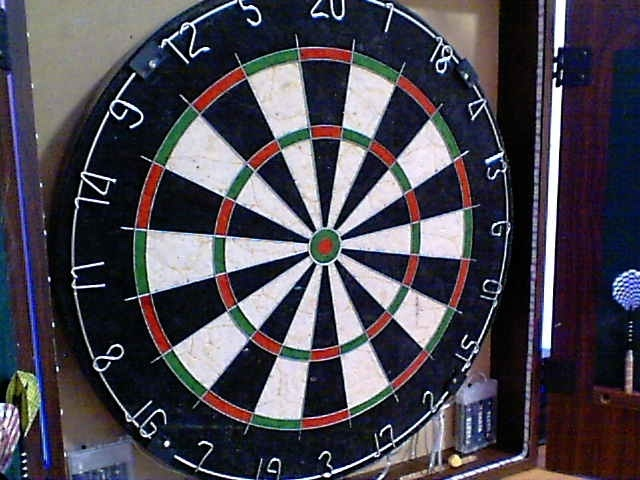
#> input picture Components/Images/frame1_old.jpg, 640 x 480 px, given in place of cam_R.jpg, which was not available
$ python Calibration_Cam_Matrix.py
#> lines starting #> are read from the running program, lines starting #| are printed output that depends on the picture; after the words box and inside, x2 and y2 are one past the last pixel; in counts of white or black regions, pixels touching at a corner belong together; pictures that were not available may be replaced by others from this repository, and a replacement may not be noted
#> further down, cam_R is the input picture: shape (480, 640, 3); mean B, G, R 81.4, 71.3, 75
### Components/Calibration/ellipseToCircle.py
import cv2
import numpy as np
import math
from Utils import *

def getEllipseLineIntersection(Ellipse, lines_seg, image_proc_img):
    x = Ellipse.x
    y = Ellipse.y

    a = Ellipse.a
    b = Ellipse.b
    angle = (Ellipse.angle) * math.pi / 180

    # build transformation matrix http://math.stackexchange.com/questions/619037/circle-affine-transformation
    R1 = np.array([[math.cos(angle), math.sin(angle), 0], [-math.sin(angle), math.cos(angle), 0], [0, 0, 1]])
    T1 = np.array([[1, 0, -x], [0, 1, -y], [0, 0, 1]])
    D = np.array([[1, 0, 0], [0, a / b, 0], [0, 0, 1]])
    M = D.dot(R1.dot(T1))

    M_inv = np.linalg.inv(M)
    transformed_intersectpoints = []
    for line in lines_seg:
        x0, y0 = line[0]
        x1, y1 = line[1]
        p1 = M.dot(np.transpose([x0,y0,1]))
        p2 = M.dot(np.transpose([x1,y1,1]))
        x0, y0 = p1[0], p1[1]
        x1, y1 = p2[0], p2[1]
         # # build transformation matrix http://math.stackexchange.com/questions/619037/circle-affine-transformation

        slope = (y1 - y0) / (x1 - x0)
        intercept = y0 - (slope * x0)

        t_0 = 1 + slope**2
        t_1 = 2 * slope * intercept
        t_2 = intercept**2 - a**2

        d = (t_1**2) - (4 * t_0 * t_2)

        sol_x0 = (-t_1 - math.sqrt(d))/(2 * t_0)
        sol_x1 = (-t_1 + math.sqrt(d))/(2 * t_0)

        sol_y0 = slope * sol_x0 + intercept
        sol_y1 = slope * sol_x1 + intercept

        inter_p1 = [sol_x0, sol_y0,1]
        inter_p2 = [sol_x1, sol_y1,1]
        inter_p1 = M_inv.dot(np.transpose(inter_p1))
        inter_p2 = M_inv.dot(np.transpose(inter_p2))
        transformed_intersectpoints.append(inter_p1)
        transformed_intersectpoints.append(inter_p2)

    for points in transformed_intersectpoints:
         cv2.circle(image_proc_img,  (int(points[0]), int(points[1])), 10, (0, 255, 255), -1)

    cv2.imshow("intersection points", image_proc_img)
    return transformed_intersectpoints, image_proc_img


# [32 lines left out: functions calculateDstPoint, getFinalTransformationMatrix, not called in this run]

def getSectorAngle(i, calData):
    return (0.5 + i) * calData.sectorangle

# [14 lines left out: function getNormilizedBoard, not called in this run]

### Components/Calibration/Utils.py
import numpy as np

class EllipseDef:
    def __init__(self):
        self.a = -1
        self.b = -1
        self.x = -1
        self.y = -1
        self.angle = -1

class CalibrationData:
    def __init__(self):
        #for perspective transform
        self.top = []
        self.bottom = []
        self.left = []
        self.right = []
        self.intersectPoints = []

# line intersection
# [32 lines left out: functions intersection, segmented_intersections, not called in this run]

### Components/Calibration/Calibration_Cam_Matrix.py
import cv2
import numpy as np
import math
from VideoCapture import VideoStream
from Utils import *
from sympy import *
from ellipseToCircle import *
import pickle
DEBUG = False

def findEllipse(edged, image_proc_img):

    Ellipse = EllipseDef()

    contours, _ =  cv2.findContours(edged, 1, 2)
    # cv2.drawContours(image_proc_img, contours, -1, (0, 255, 0), 3)
    # cv2.imshow("all-counturs", image_proc_img)
    minThresE = 80000
    maxThresE = 100000
    for cnt in contours:
        print(cv2.contourArea(cnt));
        try:  # threshold critical, change on demand?
            area = cv2.contourArea(cnt);
            if minThresE < area < maxThresE:

                ellipse = cv2.fitEllipse(cnt)
                test = image_proc_img.copy()
                cv2.ellipse(test, ellipse, (255, 0, 0), 2)

                x, y = ellipse[0]
                a, b = ellipse[1]
                angle = ellipse[2]
                y += 5
                # a -= 5
                b -= 5
                # cv2.drawContours(image_proc_img, cnt, -1, (255, 0, 0), 10)

                a = a / 2
                b = b / 2
                cv2.ellipse(image_proc_img, (int(x), int(y)), (int(a), int(b)), int(angle), 0.0, 360.0,
                            (255, 0, 0), 3)
                cv2.circle(image_proc_img,  (int(x), int(y)), 5, (255, 255, 0), 3)

                cv2.imshow("sss", image_proc_img)
                Ellipse.a = a
                Ellipse.b = b
                Ellipse.x = x
                Ellipse.y = y
                Ellipse.angle = angle
        # corrupted file
        except:
            continue

    return Ellipse, image_proc_img

def findSectorLines(edged, image_proc_img, angleZone1, angleZone2):

    # fit line to find intersec point for dartboard center point
    lines = cv2.HoughLines(edged, 1, np.pi / 80, 105, 100)

    intersectLines = []
    intersectLines_XY_coord = []
    ## sector angles important -> make accessible
    for line in lines:
        # rho, theta = line[0]
        rho, theta = line[0]
        a = np.cos(theta)
        b = np.sin(theta)
        x0 = a * rho
        y0 = b * rho
        x1 = int(x0 + 2000 * (-b))
        y1 = int(y0 + 2000 * (a))
        x2 = int(x0 - 2000 * (-b))
        y2 = int(y0 - 2000 * (a))
        if theta > np.pi / 180 * angleZone1[0] and theta < np.pi / 180 * angleZone1[1]:
            cv2.line(image_proc_img, (x1,y1),(x2, y2), (0, 0, 255),2)
            intersectLines.append(line[0]);
            intersectLines_XY_coord.append([(x1,y1),(x2,y2)])
        elif theta > np.pi / 180 * angleZone2[0] and theta < np.pi / 180 * angleZone2[1]:
            cv2.line(image_proc_img, (x1,y1),(x2, y2), (0, 255, 0),2)
            intersectLines.append(line[0]);
            intersectLines_XY_coord.append([(x1,y1),(x2,y2)])

    # [6 lines of commented-out code are left out]


    cv2.imshow("lines-detected", image_proc_img)

    return intersectLines_XY_coord, image_proc_img

# [48 lines left out: function locateRedSpots, not called in this run]

def initTransformationMatrix(image_proc_img):

    blurred = cv2.GaussianBlur(image_proc_img, (3, 3), -1)
    gray = cv2.cvtColor(blurred, cv2.COLOR_RGB2GRAY)
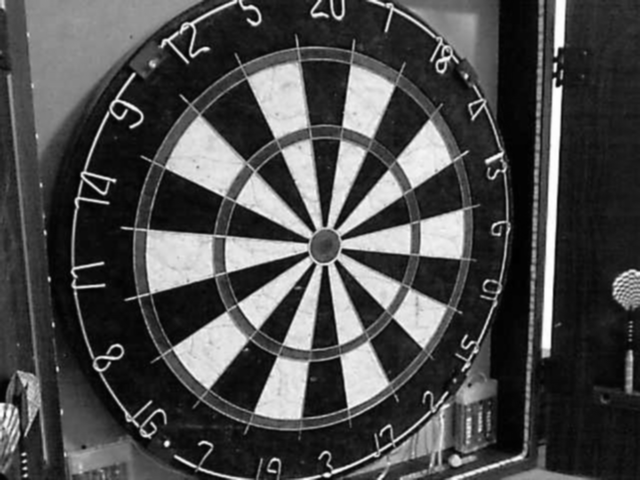
#> gray: shape (480, 640); min 0, max 255, mean 74.8

    cv2.imshow("1-gray", gray)

    # return the edged image
    edged = cv2.Canny(gray, 100, 255)  # imCal
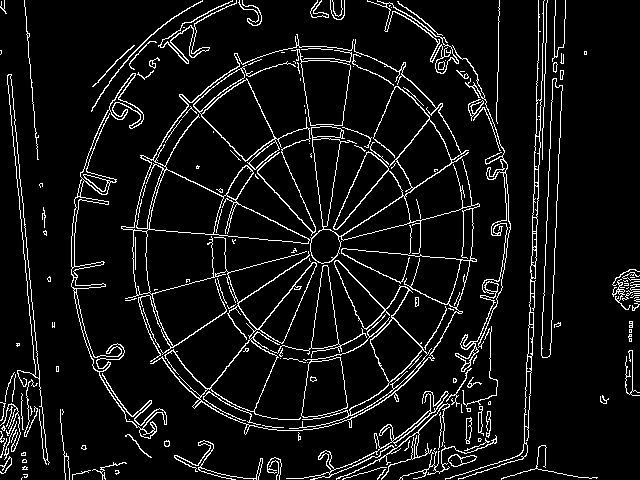
#> edged: shape (480, 640); 7.5% white in thin lines or dots
    cv2.imshow("autocanny", edged)
    ret, inv_edge = cv2.threshold(edged, 0, 255, cv2.THRESH_BINARY_INV + cv2.THRESH_OTSU)
#> inv_edge: shape (480, 640); 92.5% white; black in thin lines or dots
#> ret = 0
    cv2.imshow("2-inv_edge", inv_edge)

    kernel = np.ones((17, 17), np.uint8)
    inv_edge = cv2.morphologyEx(inv_edge, cv2.MORPH_ERODE, kernel)
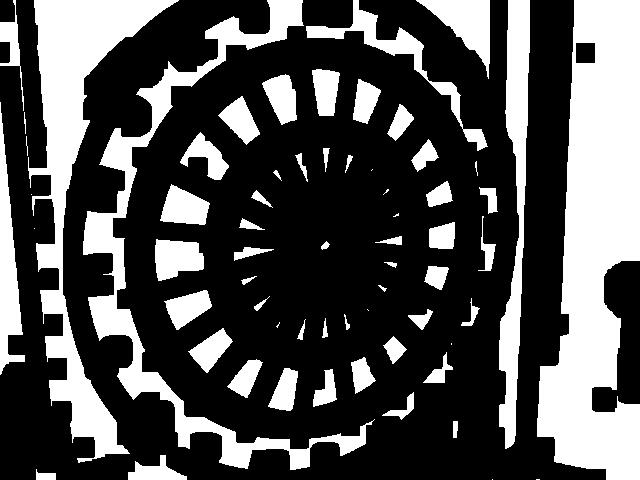
#> inv_edge: shape (480, 640); 31.9% white; 65 white regions (10 under 20 px), largest, box (x1, y1, x2, y2) and area: (537, 0, 640, 480) 32154, (28, 0, 179, 463) 17295, (83, 0, 375, 470) 13745
    cv2.imshow("4-erode_edge", inv_edge)

    kernel = np.ones((15, 15), np.uint8)
    inv_edge = cv2.morphologyEx(inv_edge, cv2.MORPH_DILATE, kernel)
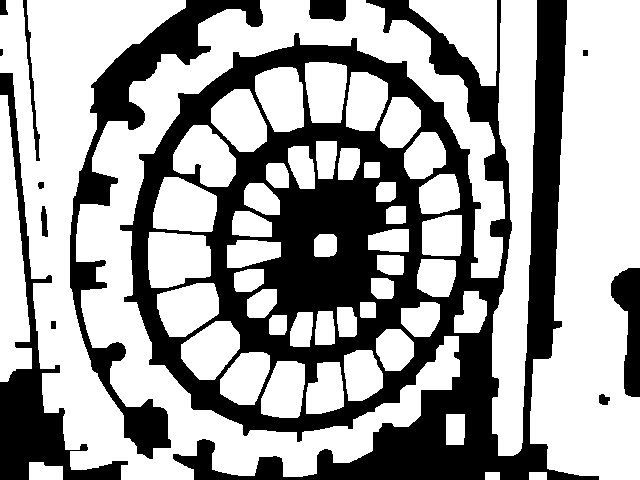
#> inv_edge: shape (480, 640); 63.4% white; 13 black regions
    cv2.imshow("5-Dilate_edge", inv_edge)

    # find enclosing ellipse TODO: use HoughEllipse or at least try using it :>
    Ellipse, image_proc_img = findEllipse(inv_edge, image_proc_img)
#> in findEllipse, `contours, _ =  cv2.findContours(edged, 1, 2)`: contours = 56 contours; largest, box (x1, y1, x2, y2) and area: (0, 0, 505, 480) 75772, (530, 0, 640, 480) 38222, (492, 0, 537, 456) 13194, (0, 95, 32, 382) 5346, (409, 0, 497, 86) 3998
#> the loop in findEllipse, `for cnt in contours:` made 56 passes
#> area on passes 3 to 14: 487, 533.5, 109, 1499.5, 1946, 1867, 1531.5, 1203, 2320, 52, 310, 631
#> (cnt, area) on passes 1 to 2: ([[529, 472], [529, 479], [546, 479], [546, 472]], 119), ([[485, 472], [485, 479], [499, 479], [499, 472]], 98)
#| 119.0
#| 98.0
#| 487.0
#| 533.5
#| 109.0
#| 1499.5
#| 1946.0
#| 1867.0
#> (further printed lines are left out)

    # TODO: optimize angleZones
    angleZone1 = (Ellipse.angle + 1 , Ellipse.angle + 5)
#> angleZone1 = (0, 4)
    angleZone2 = (Ellipse.angle + 80, Ellipse.angle + 100)
#> angleZone2 = (79, 99)
    lines_seg, image_proc_img = findSectorLines(edged, image_proc_img, angleZone1, angleZone2)
#> in findSectorLines, `lines = cv2.HoughLines(edged, 1, np.pi / 80, 105, 100)`: lines = 26 rows, first 8: [555, 0.0393], [545, 0.0393], [384, 0.982], [541, 0.0393], [564, 0.0393], [-72, 2.4], [386, 0.982], [-191, 2.71]
#> the loop in findSectorLines, `for line in lines:` made 26 passes
#> (rho, theta, a, b, x0, y0, x1, y1) on passes 1 to 12: (555, 0.0393, 0.999, 0.0393, 554.6, 21.79, 476, 2020), (545, 0.0393, 0.999, 0.0393, 544.6, 21.4, 466, 2019), (384, 0.982, 0.556, 0.831, 213.3, 319.3, -1449, 1430), (541, 0.0393, 0.999, 0.0393, 540.6, 21.24, 462, 2019), (564, 0.0393, 0.999, 0.0393, 563.6, 22.14, 485, 2020), (-72, 2.4, -0.734, 0.679, 52.87, -48.87, -1304, -1517), (386, 0.982, 0.556, 0.831, 214.5, 320.9, -1448, 1432), (-191, 2.71, -0.908, 0.419, 173.5, -79.96, -663, -1896), (324, 1.3, 0.271, 0.962, 87.95, 311.8, -1836, 854), (-54, 2.36, -0.707, 0.707, 38.18, -38.18, -1376, -1452), (-5, 3.06, -0.997, 0.0785, 4.98, -0.392, -151, -1994), (-59, 2.36, -0.707, 0.707, 41.72, -41.72, -1372, -1455)
#> after the loop in findSectorLines, `for line in lines:`:
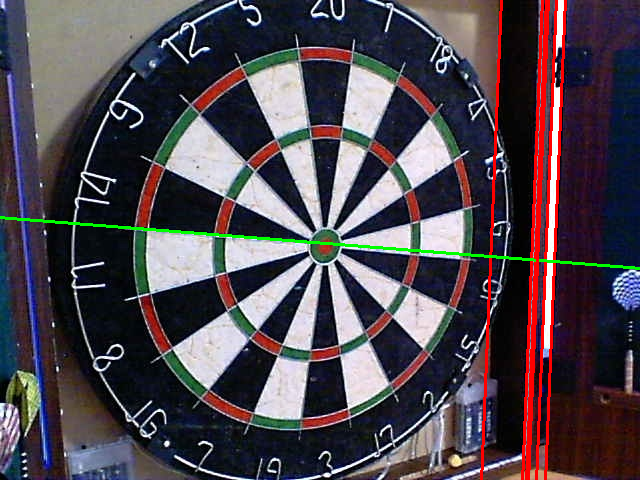
#> image_proc_img: shape (480, 640, 3); 3.27% of pixels changed, all inside (x1, y1, x2, y2) = (0, 0, 640, 480)
#> after the loop in findSectorLines, `for line in lines:`: intersectLines = [[555, 0.0393], [545, 0.0393], [541, 0.0393], [564, 0.0393], [500, 0.0393], [217, 1.65], [547, 0.0393]]; intersectLines_XY_coord = [[(476, 2020), (633, -1976)], [(466, 2019), (623, -1977)], [(462, 2019), (619, -1977)], [(485, 2020), (642, -1976)], [(421, 2018), (578, -1978)], [(-2010, 59), (1976, 373)], [(468, 2019), (625, -1976)]]
#> lines_seg has the same summary as intersectLines_XY_coord in findSectorLines

    intersectPoints, image_proc_img = getEllipseLineIntersection(Ellipse, lines_seg, image_proc_img)
#> the loop in getEllipseLineIntersection, `for line in lines_seg:` made 1 pass
#> (line, p1, p2, slope) on pass 1: ([(476, 2020), (633, -1976)], [441.7, 2029, 1], [668.4, -1963.6, 1], -17.61)
#> after the loop in getEllipseLineIntersection, `for line in lines_seg:`: transformed_intersectpoints = []

    return intersectPoints, Ellipse

def calibrate(cam_R, cam_L):
# [16 lines of commented-out code are left out]

    snapshot_cam_R = cam_R.copy()
    # snapshot_cam_L = cam_L.copy()
    snapshot_cam_R = cam_R.copy()
    # snapshot_cam_L = cam_L.copy()
#------------------------------------------
    cv2.imwrite("cam_R.jpg", snapshot_cam_R)
    #cv2.imwrite("cam_R_L.jpg", imCalRGB_L)

    calData_R = CalibrationData()
    #calData_L = CalibrationData()

    original = snapshot_cam_R.copy()
    calData_R.intersectPoints, Ellipse = initTransformationMatrix(snapshot_cam_R)

    calData_R.ellipsecenter = (Ellipse.x, Ellipse.y)
    calData_R.destinationPoints = [8, 18, 13, 3] # [0, 5, 10, 15]
    test = cv2.waitKey(0)
    if test == 3:
        print("done")
    calData_R.transformation_matrix, transformed_image = getFinalTransformationMatrix(original, calData_R)

    test = cv2.waitKey(0)
    if test == 9:
        print("done")
    #write the calibration data to a file
    calFile = open("calibrationData_R.pkl", "wb")
    pickle.dump(calData_R, calFile, 0)
    calFile.close()

    test = cv2.waitKey(0)
    if test == 3:
        cv2.destroyAllWindows()

    return calData_R, transformed_image


if __name__ == '__main__':
    print("Welcome to darts!")

    # cam_R = VideoStream(src=1).start()
    # cam_L = VideoStream(src=0).start()

    cam_R = cv2.imread("cam_R.jpg") #
    cam_L = cv2.imread("cam_R.jpg") #
#> (the run stopped early here; a loop or call above may not have finished)

$ run again, on Components/Images/new_frame_R.jpg
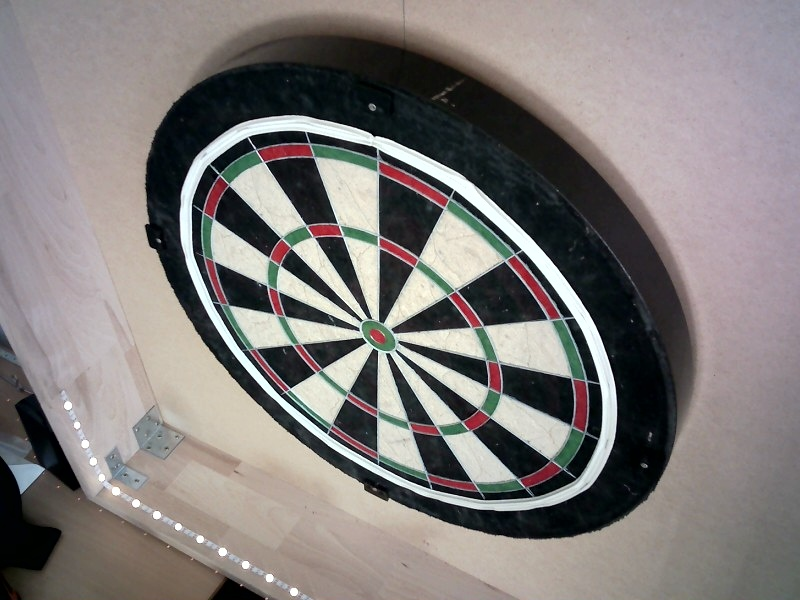
#> input picture Components/Images/new_frame_R.jpg, 800 x 600 px, given in place of cam_R.jpg, which was not available
#> cam_R is the input picture: shape (600, 800, 3); mean B, G, R 122.6, 124.1, 128.9
#> in initTransformationMatrix, `edged = cv2.Canny(gray, 100, 255)`:
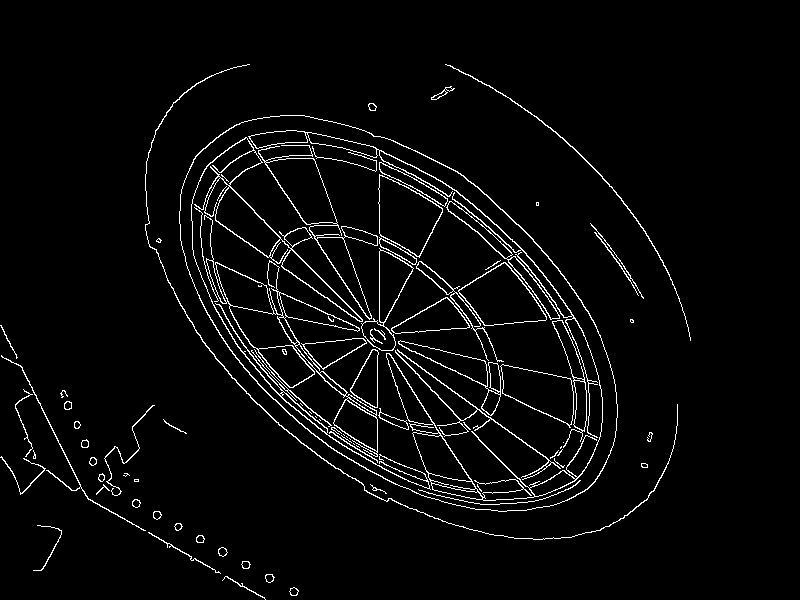
#> edged: shape (600, 800); 3.6% white in thin lines or dots, all inside (x1, y1, x2, y2) = (0, 64, 691, 600)
#> ret = 0
#> contours = 44 contours; largest, box (x1, y1, x2, y2) and area: (0, 0, 800, 600) 447393, (143, 62, 680, 542) 130433, (0, 469, 250, 600) 18428, (426, 218, 492, 284) 2976, (322, 162, 378, 229) 2826
#> the loop in findEllipse, `for cnt in contours:` made 44 passes
#> area on passes 1 to 8: 416.5, 18428, 900.5, 1332, 92, 1332, 1054, 146.5
#> (printed output is left out)
#> angleZone1 = (0, 4)
#> angleZone2 = (79, 99)
#> lines = 28 rows, first 8: [-30, 2.36], [50, 2.2], [147, 2], [392, 2.08], [489, 0.471], [379, 0], [-239, 2.79], [-129, 2.55]
#> the loop in findSectorLines, `for line in lines:` made 28 passes
#> (rho, theta, a, b, x0, y0, x1, y1) on passes 1 to 8: (-30, 2.36, -0.707, 0.707, 21.21, -21.21, -1393, -1435), (50, 2.2, -0.588, 0.809, -29.39, 40.45, -1647, -1135), (147, 2, -0.419, 0.908, -61.54, 133.5, -1877, -703), (392, 2.08, -0.489, 0.872, -191.5, 342, -1936, -635), (489, 0.471, 0.891, 0.454, 435.7, 222, -472, 2004), (379, 0, 1, 0, 379, 0, 379, 2000), (-239, 2.79, -0.938, 0.346, 224.2, -82.72, -468, -1959), (-129, 2.55, -0.831, 0.556, 107.3, -71.67, -1003, -1734)
#> after the loop in findSectorLines, `for line in lines:`:
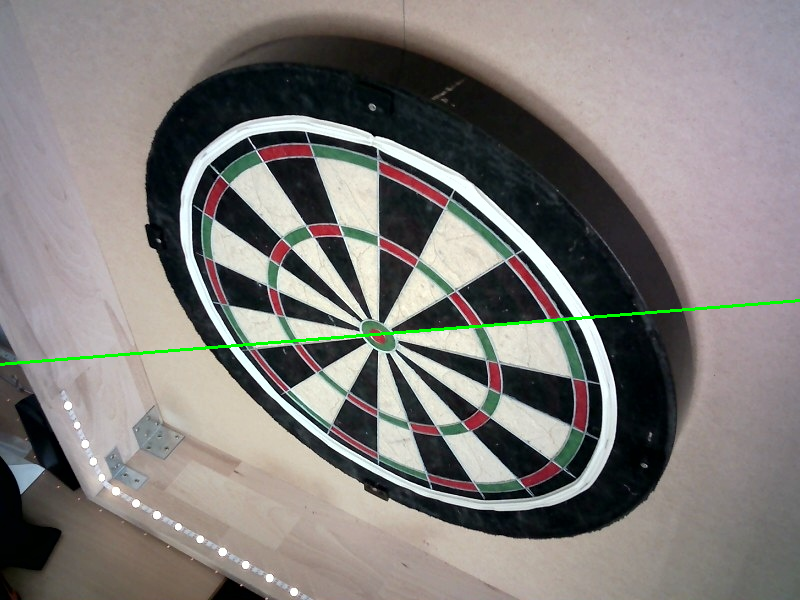
#> image_proc_img: shape (600, 800, 3); 0.5% of pixels changed, all inside (x1, y1, x2, y2) = (0, 299, 800, 366)
#> after the loop in findSectorLines, `for line in lines:`: intersectLines = [[363, 1.49]]; intersectLines_XY_coord = [[(-1965, 518), (2022, 204)]]
#> the loop in getEllipseLineIntersection, `for line in lines_seg:` made 1 pass
#> (line, p1, p2, slope) on pass 1: ([(-1965, 518), (2022, 204)], [-1972.8, 484.6, 1], [2019.1, 240.3, 1], -0.0612)
#> after the loop in getEllipseLineIntersection, `for line in lines_seg:`: transformed_intersectpoints = []
